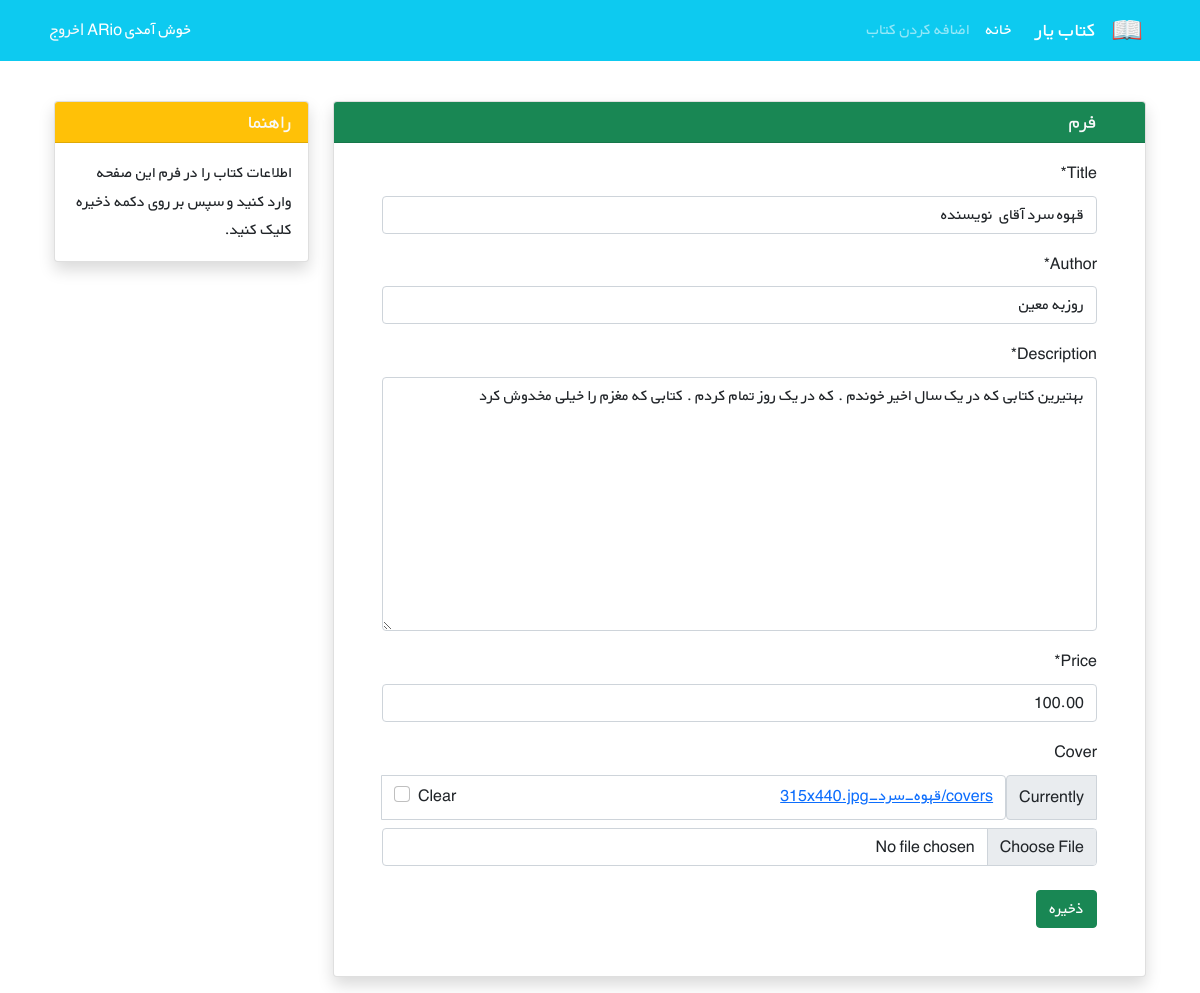
The app's page /book/1/edit/ (signed in) with its own data.
### accounts/models.py (models this page shows)
class CustomUser(AbstractUser):
    age = models.PositiveIntegerField(null = True , blank = True)

### books/models.py (models this page shows, shortened)
class Book(models.Model):
    title = models.CharField(max_length=200)
    author = models.CharField(max_length=200)
    description = models.TextField()
    price = models.DecimalField(max_digits = 6 , decimal_places = 2)
    cover = models.ImageField(upload_to = 'covers/' , blank = True)

### books/views.py (the view)
# urls.py: path('<int:pk>/edit/' , BookUpdateView.as_view() , name = 'book_update'),
class BookUpdateView(generic.UpdateView):
    model = Book
    fields = ['title' , 'author' , 'description' , 'price' , 'cover']
    template_name = 'books/book_update.html'

### books/templates/books/book_update.html (shortened to what this page needs)
{% extends '_base.html' %}
{% load crispy_forms_tags %}
{% block content %}
      <div class="container mt-4" dir="rtl">
        <div class="row">
            <div class="col-9">
                <div class="card shadow my-3">
                    <h5 class="card-header bg-success text-light px-5">فرم</h5>
                    <div class="px-5 pt-3 pb-5">
                        <form method="POST" enctype = "multipart/form-data">
                            {{ form | crispy }}
                            <button type="submit" class="btn btn-success mt-2">ذخیره</button>
                        </form>
                    </div>
                </div>
            </div>
            <div class="col-3">
                <div class="card my-3 shadow">
                    <h5 class="card-header bg-warning text-light">راهنما</h5>
                    <div class="card-body">
                        <p class="card-text">
                            اطلاعات کتاب را در فرم این صفحه وارد کنید و سپس بر روی دکمه ذخیره کلیک کنید.
                        </p>
                    </div>
                </div>
            </div>
        </div>
    </div>
{% endblock content %}

### templates/_base.html (shortened to what this page needs)
{% load static %}
<!DOCTYPE HTML PUBLIC "-//W3C//DTD HTML 4.01//EN" "http://www.w3.org/TR/html4/strict.dtd">
<html lang="en">
<head>
    <link href="https://cdn.jsdelivr.net/npm/bootstrap@5.1.3/dist/css/bootstrap.min.css" rel="stylesheet"
>
    <link rel="stylesheet" href="{% static 'css/style.css' %}">
</head>
<body>
<nav class="navbar navbar-expand-lg navbar-dark bg-info" dir="rtl">
    <div class="container">
        <a class="navbar-brand" href="#">
            <img src="{% static 'icons/book.png' %}" alt="" height="30"
                 class="d-inline-block align-text-top">
        </a>
        <a class="navbar-brand mx-3" href="#">کتاب یار</a>
        <div class="collapse navbar-collapse" id="navbarNavAltMarkup">
            <div class="navbar-nav">
                <a class="nav-link active" aria-current="page" href="{% url 'book_list' %}">خانه</a>
                <a class="nav-link" href="{% url 'book_create' %}">اضافه کردن کتاب</a>
            </div>
        </div>
        <div class="mx-2 text-white">
            {% if user.is_authenticated %}
             خوش آمدی {{ user.username }} |<a class="link-light text-decoration-none" href="{% url 'logout' %}">خروج</a>
            {% else %}
                <a class="link-light text-decoration-none" href="{% url 'login' %}"> ورود</a>
                <span> یا</span>
                <a class="link-light text-decoration-none"href="{% url 'signup' %}">ثبت نام</a>
            {% endif %}
        </div>
    </div>
</nav>
<div class="container">
    {% block content %}
    {% endblock content %}
</div>
</body>
</html>

### static/css/style.css (style rules this page uses)
* { font-family: 'BYekan', sans-serif; line-height: 1.8rem; }

### records on screen
CustomUser: username "ARio"
Book: title "قهوه سرد آقای نویسنده", author "روزبه معین", description "بهتیرین کتابی که در یک سال اخیر خوندم . که در یک روز تمام کردم . کتابی که مغزم را خیلی مخدوش کرد", price "100.00"
